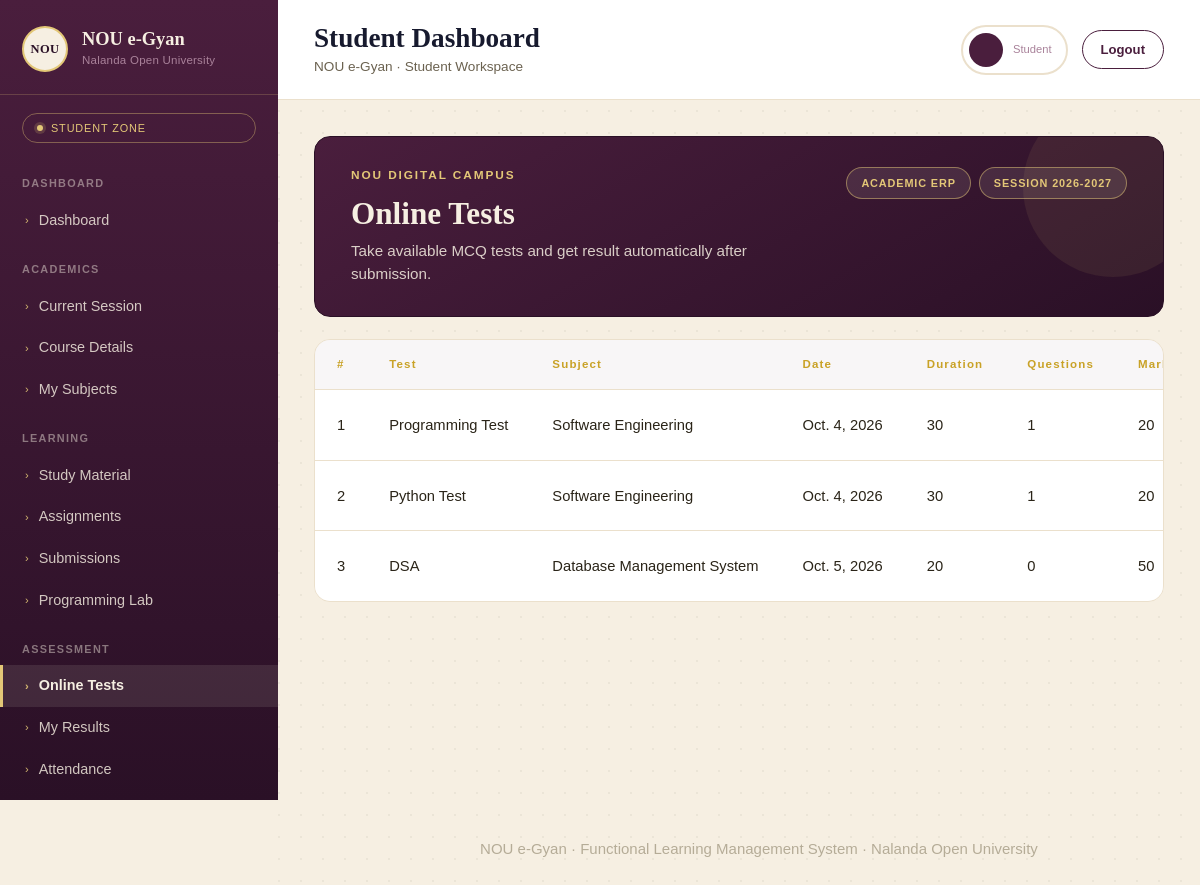
Page /studentdash/online-tests (signed in) on the committed database.
### myapp/models.py (models this page shows, shortened)
class Test(models.Model):
    id=models.IntegerField(primary_key=True,auto_created=True)
    test_title=models.CharField(max_length=200)
    test_date=models.DateField()
    course=models.CharField(max_length=200)
    subject=models.CharField(max_length=200)
    start_time=models.TimeField()
    duration=models.IntegerField()
    total_marks=models.IntegerField()
    status=models.CharField(max_length=100)

### myapp/views.py (the view)
# urls.py: path('studentdash/online-tests',views.s_online_test,name='s_online_test'),
@cache_control(no_cache=True,must_revalidate=True,no_store=True)
@login_required
def s_online_test(request):
    show=Test.objects.all()
    for test in show:
        test.question_count = Question_bank.objects.filter(test=test).count()
    return render(request,'student/online_test.html',{'show':show})

### myapp/templates/student/online_test.html (shortened to what this page needs)
{% extends "student/base.html" %}
{% block content %}
<div class="content-wrap">
  <div class="page-hero">
    <div class="hero-top">
      <div>
        <div class="hero-eyebrow">NOU DIGITAL CAMPUS</div>
        <h1>Online Tests</h1>
        <div class="sub">Take available MCQ tests and get result automatically after submission.</div>
      </div>
      <div class="hero-badges">
        <div class="hero-badge">ACADEMIC ERP</div>
        <div class="hero-badge">SESSION 2026-2027</div>
      </div>
    </div>
  </div>
  <div class="table-card">
    <table>
      <thead>
        <tr>
          <th>#</th>
          <th>Test</th>
          <th>Subject</th>
          <th>Date</th>
          <th>Duration</th>
          <th>Questions</th>
          <th>Marks</th>
        </tr>
      </thead>
      <tbody>
        {% for i in show %}
        <tr>
          <td>{{i.id}}</td>
          <td>{{i.test_title}}</td>
          <td>{{i.subject}}</td>
          <td>{{i.test_date}}</td>
          <td>{{i.duration}}</td>
          <td>{{i.question_count}}</td>
          <td>{{i.total_marks}}</td>
        </tr>
        {% endfor %}
      </tbody>
    </table>
  </div>
</div>
{% endblock content %}

### myapp/static/css/student.css (style rules this page uses)
:root { --ink: #171A2E; --ink-soft: #262B48; --brick: #4A1E3D; --brick-deep: #2A1026; --parchment: #F6EFE2; --parchment-2:#EBE0CC; --brass: #C9A227; --brass-soft: #E3C777; --teal-accent:#8A5C7A; --sage: #A9829A; --ink-text: #2A2418; --font-display: 'Cinzel', serif; --font-body: 'Work Sans', sans-serif; --sidebar-w: 278px; padding-top: env(safe-area-inset-top, 0px); padding-bottom: env(safe-area-inset-bottom, 0px); }
* { box-sizing: border-box; }
html,body { height:100%; }
body { margin:0; font-family: var(--font-body); background: var(--parchment); color: var(--ink-text); -webkit-font-smoothing: antialiased; }

### myapp/templates/student/online_test.html (style rules this page uses)
:root { --ink: #171A2E; --brick: #4A1E3D; --brick-deep: #2A1026; --parchment: #F6EFE2; --parchment-2:#EBE0CC; --brass: #C9A227; --brass-soft: #E3C777; --sage: #A9829A; --ink-text: #2A2418; --font-display: 'Cinzel', serif; --font-body: 'Work Sans', sans-serif; }
* { box-sizing: border-box; }
body { margin:0; font-family: var(--font-body); background: var(--parchment); color: var(--ink-text); }
.content-wrap { padding: clamp(20px, 3vw, 44px); }
.page-hero { background: linear-gradient(150deg, var(--brick) 0%, var(--brick-deep) 100%); color: var(--parchment); border-radius: 16px; padding: 30px clamp(22px, 3vw, 40px); position: relative; overflow: hidden; margin-bottom: 22px; border: 1px solid var(--brick-deep); }
.page-hero::after { content:""; position:absolute; right:-40px; top:-40px; width:180px; height:180px; border-radius:50%; background: rgba(227,199,119,0.08); }
.hero-top { display:flex; align-items:flex-start; justify-content:space-between; gap: 16px; flex-wrap: wrap; position:relative; z-index:1; }
.hero-eyebrow { font-size:0.74rem; letter-spacing:0.16em; color: var(--brass-soft); margin-bottom:10px; font-weight:600; }
.page-hero h1 { font-family: var(--font-display); font-weight:700; font-size: clamp(1.5rem, 2.6vw, 2.05rem); margin: 0 0 8px; }
.page-hero .sub { font-size:0.95rem; color: rgba(246,239,226,0.85); max-width: 52ch; }
.hero-badges { display:flex; gap:8px; flex-wrap:wrap; }
.hero-badge { background: rgba(246,239,226,0.1); border:1px solid rgba(227,199,119,0.5); color: var(--brass-soft); font-size:0.68rem; letter-spacing:0.08em; padding: 7px 14px; border-radius:999px; white-space:nowrap; font-weight:600; }
.table-card { background:#fff; border:1px solid var(--parchment-2); border-radius:16px; overflow-x:auto; }
.table-card table { width:100%; border-collapse:collapse; min-width:760px; }
.table-card thead th { font-size:0.72rem; letter-spacing:0.1em; color: var(--brass); text-align:left; padding: 16px 22px; border-bottom:1.5px solid var(--parchment-2); background: rgba(74,30,61,0.04); white-space:nowrap; }
.table-card tbody td { padding: 16px 22px; font-size:0.92rem; color: var(--ink-text); border-bottom:1px solid var(--parchment-2); white-space:nowrap; }
.table-card tbody tr:last-child td { border-bottom:none; }

### rows in the picture
Test: id "1", test_title "Programming Test", subject "Software Engineering", test_date "Oct. 4, 2026", duration "30", question_count "1", total_marks "20"
Test: id "2", test_title "Python Test", subject "Software Engineering", test_date "Oct. 4, 2026", duration "30", question_count "1", total_marks "20"
Test: id "3", test_title "DSA", subject "Database Management System", test_date "Oct. 5, 2026", duration "20", question_count "0", total_marks "50"
